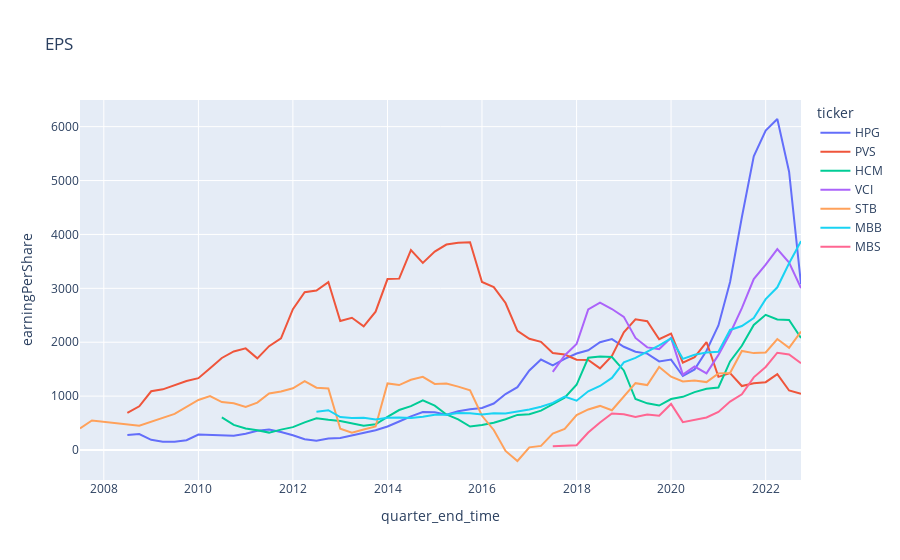

The code cell stored with this chart in its notebook:
### Markdown cell above
## Earning Per Share

### Code cell
import plotly.express as px

fig = px.line(balancesheet_financialratio_incomestatement_per_group, x="quarter_end_time", y="earningPerShare", color="ticker", title='EPS')
fig.show()
